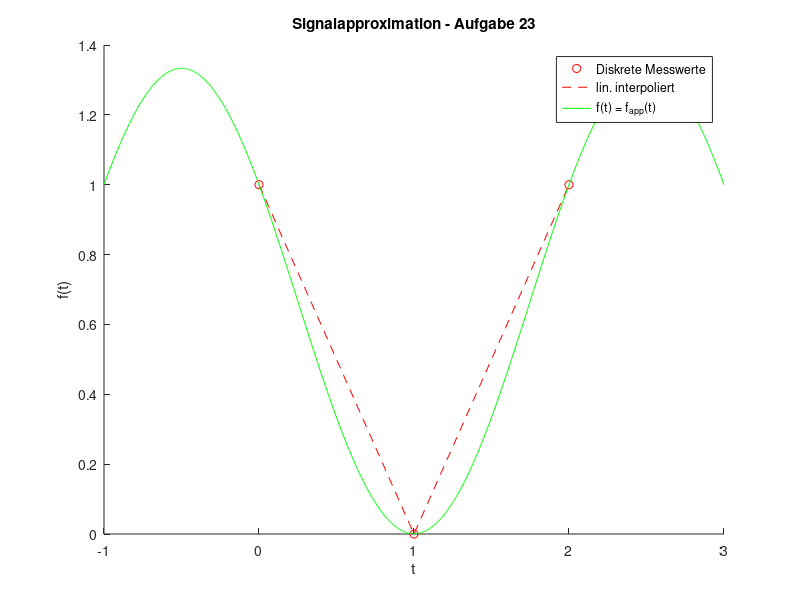

Reproduce this figure in MATLAB.
function uA23()
% Um ein MATLAB-Skript via SSH auszufuehren, dieses einfach in eine Function packen, auf der Konsole matlab starten und dort die Function aufrufen.
figureToSave = figure;
% Erzeugt die figure-Umgebung im Voraus und laesst sie zugaenglich ueber den Namen.

t = [0, 1, 2];
f = [1, 0, 1];

x = linspace(-1, 3, 1000);
app = [];
for n = 1:1000
	app(n)   = 0.667 + 0.333*cos((2*pi* x(n))/3) - 0.577*sin((2*pi * x(n))/3);
end

hold on;
xlabel('t');
ylabel('f(t)');
title('Signalapproximation - Aufgabe 23');
plot(t, f, 'o', 'Color', [1 0 0]);
plot(t, f, '--', 'Color', [1 0 0]);
plot(x, app, 'Color', [0 1 0]);
legend('Diskrete Messwerte', 'lin. interpoliert', 'f(t) = f_{app}(t)');

print(figureToSave, '-dpng', 'plottedPic.png');
% Schreibt die aktuelle figure-Umgebung in das 'plottedPic.png' aus
end
